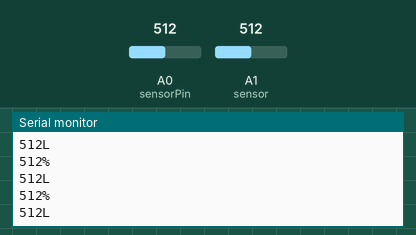
Simulated run of this sketch. Board: Arduino Uno, built with avr-gcc and run on an emulated ATmega328P. On the bench: the last lines printed to the serial monitor. The inputs (shaded band) are chosen by the test bench; at power-on: A0 (sensorPin) = 512, A1 (sensor) = 512.

Above: at 1.2 s.
1.3 s: A0 (sensorPin) set to 716
At 1.41 s:
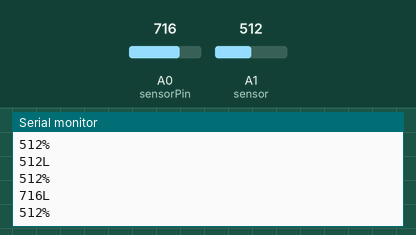
2.8 s: A1 (sensor) set to 716
At 2.81 s:
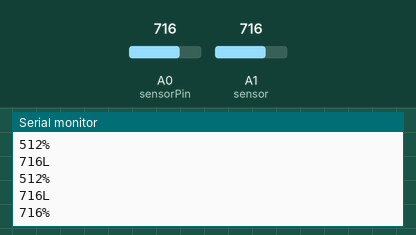
4.3 s: A0 (sensorPin) set to 900
At 4.32 s:
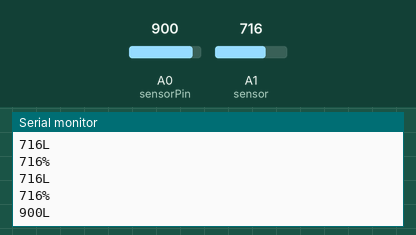
5.8 s: A1 (sensor) set to 900
At 5.82 s:
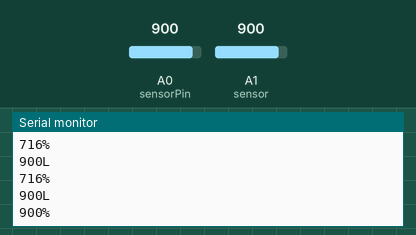
Timing chart, 0 to 8.3 s (numbered marks = the images above; inputs shaded):
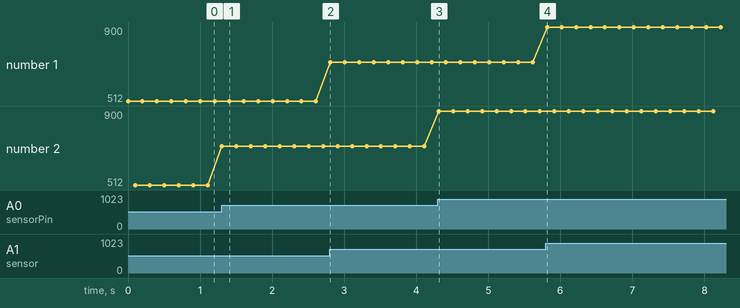

The sketch:

Higrometro-LDR_Test_00.ino
```cpp
/*higrometro code */
#define sensor A1
int valor = 0;

/*LDR code Code to read values of light */
int sensorPin = A0; // Input pin for LDR
int sensorValue = 0; // variable to store the value coming from the sensor


void setup(){
  Serial.begin(9600);
}

void loop(){
  // higrometro loop
  int valor = analogRead(sensor);
  /* int valor = map(analogRead(sensor), 0, 1023, 100, 0);
  -- usada antes para hacr un mapeo de la lectura del sensor a porcentua */
  Serial.print(valor);
  Serial.println("%");
  delay(100);

  // Ldr loop
  sensorValue = analogRead(sensorPin); // read the value from the sensor
  Serial.print(sensorValue); // prints the value coming from the sensor
  Serial.println("L");
  delay(100);
}
```

Measured:
- after the input at 1.3 s, the serial monitor: prints a new line at once (image 1)
- after the input at 2.8 s, the serial monitor: prints a new line at once (image 2)
- after the input at 4.3 s, the serial monitor: prints a new line at once (image 3)
- after the input at 5.8 s, the serial monitor: prints a new line at once (image 4)
- plotted number 2: 512 → 716 after the input at 1.3 s, 716 → 900 after the input at 4.3 s
